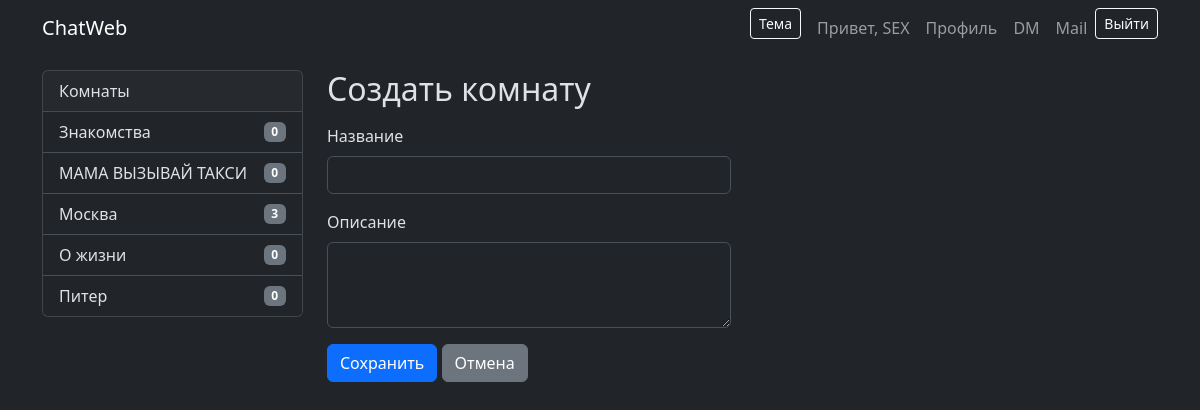
The page /rooms/new (signed in) on the database its author committed.
### tables this page shows
CREATE TABLE auth (
        auth_id INTEGER PRIMARY KEY AUTOINCREMENT,
        user_id INTEGER,
        nickname TEXT UNIQUE,
        password_hash TEXT
    , role TEXT DEFAULT 'user');

CREATE TABLE rooms (
                room_id INTEGER PRIMARY KEY AUTOINCREMENT,
                name TEXT UNIQUE,
                description TEXT
            );

### web_app.py (the view, shortened to what this page needs)
@app.route('/rooms/new', methods=['GET', 'POST'])
def rooms_new():
    if 'nickname' not in session:
        return redirect(url_for('login'))
    return render_template('room_form.html', mode='create', room=None)

### web_app.py (called while the page is built)
def get_db_connection():
    conn = sqlite3.connect(DB_PATH, detect_types=sqlite3.PARSE_DECLTYPES | sqlite3.PARSE_COLNAMES)
    conn.row_factory = sqlite3.Row
    return conn

@app.context_processor
def inject_rooms_sidebar():
    try:
        conn = get_db_connection()
        rooms = conn.execute("SELECT name, description FROM rooms ORDER BY name").fetchall()
        out = []
        for r in rooms:
            cnt = conn.execute("SELECT COUNT(*) as c FROM users WHERE current_room = ?", (r['name'],)).fetchone()['c']
            out.append({'name': r['name'], 'description': r['description'], 'count': cnt})
        conn.close()
        return { 'rooms_sidebar': out }
    except Exception:
        return { 'rooms_sidebar': [] }

def is_admin_nick(nickname: str) -> bool:
    if not nickname:
        return False
    conn = get_db_connection()
    row = conn.execute("SELECT role FROM auth WHERE nickname = ?", (nickname,)).fetchone()
    conn.close()
    return bool(row and (row['role'] or '').lower() == 'admin')

### templates/room_form.html (shortened to what this page needs)
{% extends "base.html" %}
{% block content %}
<div class="row">
  <div class="col-md-8 col-lg-6">
    <h2 class="mb-3">{% if mode=='create' %}Создать комнату{% else %}Редактировать комнату{% endif %}</h2>
    <form method="post">
      <div class="mb-3">
        <label class="form-label">Название</label>
        <input class="form-control" name="name" required value="{{ room.name if room else '' }}">
      </div>
      <div class="mb-3">
        <label class="form-label">Описание</label>
        <textarea class="form-control" name="description" rows="3">{{ room.description if room else '' }}</textarea>
      </div>
      <button class="btn btn-primary">Сохранить</button>
      <a class="btn btn-secondary" href="{{ url_for('index') }}">Отмена</a>
    </form>
  </div>
</div>
{% endblock %}

### templates/base.html (shortened to what this page needs)
<!doctype html>
<html lang="ru" data-bs-theme="dark">
<head>
  <link href="https://cdn.jsdelivr.net/npm/bootstrap@5.3.2/dist/css/bootstrap.min.css" rel="stylesheet">
</head>
<body>
<nav class="navbar navbar-expand-lg navbar-dark bg-dark fixed-top">
  <div class="container">
    <a class="navbar-brand" href="{{ url_for('index') }}">ChatWeb</a>
    <div class="collapse navbar-collapse">
      <ul class="navbar-nav ms-auto">
        <li class="nav-item me-2">
          <button id="themeToggle" class="btn btn-sm btn-outline-light">Тема</button>
        </li>
        {% if session.get('nickname') %}
          <li class="nav-item"><a class="nav-link" href="#">Привет, {{ session['nickname'] }}</a></li>
          <li class="nav-item"><a class="nav-link" href="{{ url_for('profile') }}">Профиль</a></li>
          <li class="nav-item"><a class="nav-link" href="{{ url_for('dm_index') }}">DM</a></li>
          <li class="nav-item"><a class="nav-link" href="{{ url_for('mail') }}">Mail</a></li>
          <li class="nav-item">
            <form action="{{ url_for('logout') }}" method="post" class="d-inline">
              <button class="btn btn-sm btn-outline-light">Выйти</button>
            </form>
          </li>
        {% else %}
          <li class="nav-item"><a class="nav-link" href="{{ url_for('login') }}">Войти</a></li>
          <li class="nav-item"><a class="nav-link" href="{{ url_for('register') }}">Регистрация</a></li>
        {% endif %}
      </ul>
    </div>
  </div>
</nav>
<div class="container">
  <div class="row">
    <aside class="col-lg-3 d-none d-lg-block">
      <div class="card mb-3">
        <div class="card-header">Комнаты</div>
        <div class="list-group list-group-flush" style="max-height: 60vh; overflow:auto;">
          {% for r in rooms_sidebar %}
            <a class="list-group-item list-group-item-action d-flex justify-content-between align-items-center" href="{{ url_for('room', room_name=r.name) }}">
              <span>{{ r.name }}</span>
              <span class="badge bg-secondary">{{ r.count }}</span>
            </a>
          {% else %}
            <div class="p-3 text-muted">Нет комнат</div>
          {% endfor %}
        </div>
      </div>
    </aside>
    <main class="col-lg-9">
      {% block content %}{% endblock %}
    </main>
  </div>
</div>
</body>
</html>

### templates/base.html (style rules this page uses)
body { padding-top: 70px; }

### rows shown on the page
auth: nickname "SEX"
rooms: name "Знакомства", count "0"
rooms: name "МАМА ВЫЗЫВАЙ ТАКСИ", count "0"
rooms: name "Москва", count "3"
rooms: name "О жизни", count "0"
rooms: name "Питер", count "0"
